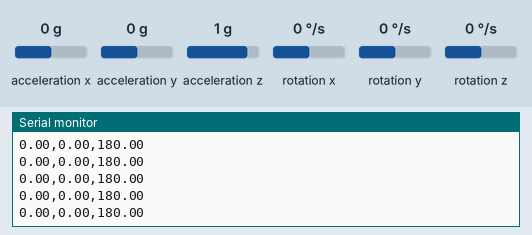
Recording of a sketch running on a simulated Arduino Nano 33 IoT. Parts: the last lines printed to the serial monitor. The inputs (shaded band) are chosen by the test bench; at power-on: acceleration x 0 g, acceleration y 0 g, acceleration z 1 g, rotation x 0 °/s, rotation y 0 °/s, rotation z 0 °/s.

Above: at 1.2 s.
1.3 s: acceleration x set to -1.4 g
At 2.2 s:
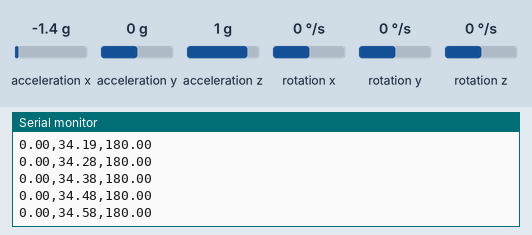
2.8 s: acceleration y set to -1.4 g
At 3.9 s:
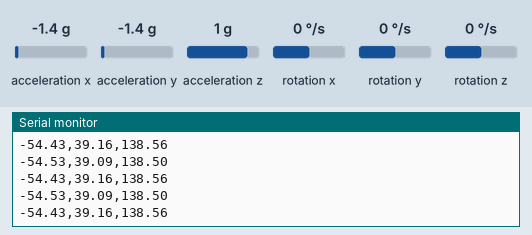
4.3 s: acceleration z set to -1.4 g
At 5.4 s:
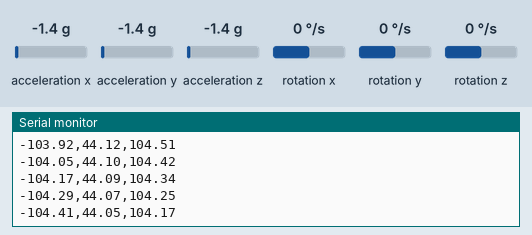
5.8 s: rotation x set to -192 °/s
At 6.5 s:
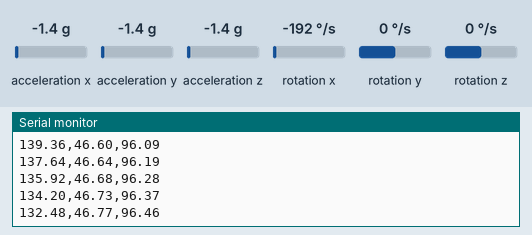
Timing chart, 0 to 6.8 s (numbered marks = the images above; inputs shaded):
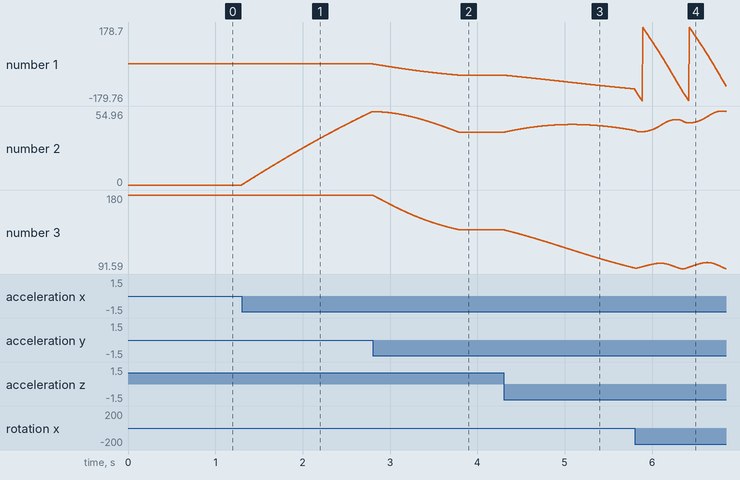

The sketch:

imuMadgwick.ino
```cpp
/*
  Madgwick orientation calculation
  Uses Arduino MadgwickAHRS library to calculate heading, pitch, and roll
  on an Arduino Nano 33 IoT, using the onboard LSM6DS3 IMU.
  For big fun, connect this to p5.js sketch MadgwickVisualizer
  created 4 Aug 2019
  updated 25 Aug 2019
  by Tom Igoe

  More here:
  https://itp.nyu.edu/physcomp/labs/lab-serial-imu-output-to-p5-js/
  https://itpnyu.github.io/physcomp/Labs/LabIMUs/MadgwickVisualizer/
  More on detecting sensor changes here:
  https://itp.nyu.edu/physcomp/labs/labs-arduino-digital-and-analog/lab-sensor-change-detection/
*/

// IMU LIBRARY for Nano 33 iot (change for other boards)
#include <Arduino_LSM6DS3.h>

// Madgwick Library
#include <MadgwickAHRS.h>

// initialize a Madgwick filter:
Madgwick filter;
// sensor's sample rate is fixed at 104 Hz:
const float sensorRate = 104.00;

// values for orientation:
float twist = 0.0;
float tilt = 0.0;
float turn = 0.0;

void setup() {
  Serial.begin(9600);
  // attempt to start the IMU:
  if (!IMU.begin()) {
    Serial.println("Failed to initialize IMU");
    // stop here if you can't access the IMU:
    while (true)
      ;
  }
  // start the filter to run at the sample rate:
  filter.begin(sensorRate);
}

void loop() {
  // values for acceleration & rotation:
  float xAcc, yAcc, zAcc;
  float xGyro, yGyro, zGyro;

  // check if the IMU is ready to read:
  if (IMU.accelerationAvailable() && IMU.gyroscopeAvailable()) {
    // read accelerometer & gyrometer:
    IMU.readAcceleration(xAcc, yAcc, zAcc);
    IMU.readGyroscope(xGyro, yGyro, zGyro);

    // update the filter, which computes orientation:
    filter.updateIMU(xGyro, yGyro, zGyro, xAcc, yAcc, zAcc);

    // print the heading, pitch and roll
    twist = filter.getRoll();
    tilt = filter.getPitch();
    turn = filter.getYaw();
    Serial.print(twist);   // twist
    Serial.print(",");     // twist
    Serial.print(tilt);  // twist
    Serial.print(",");
    Serial.println(turn);
  }
}
```

Measured:
- after the input at 1.3 s, the serial monitor: prints a new line at once (image 1)
- plotted number 2: 0 → 54.44 after the input at 1.3 s
